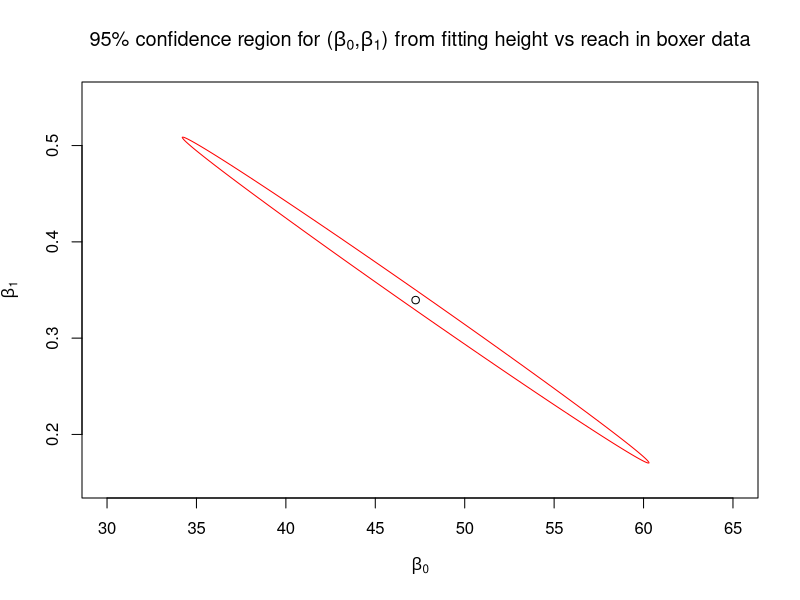

This figure's R source:
## ---- chunk 1
knitr::opts_chunk$set(echo = TRUE)
## ---- chunk 2
rm(list = ls()) 
data <- read.csv("boxers.csv", header = TRUE, sep = ",")
x = data$reach
y = data$height
model = lm(y ~ x)
row1 <- rep(1, 19)
X1 <- rbind(row1, data$reach)
X1 = t(X1)
L <- t(X1) %*% X1
y_hat = fitted(model)
e = y - y_hat
s = sqrt(sum(e^2) / (19 - 2))

beta_hat = c(model$coefficients[1], model$coefficients[2])
beta_0 <- seq(30, 65, length.out = 500)

F_value <- qf(0.95, df1=2, df2=17, lower.tail=TRUE)

s_y = 2 * s^2 * F_value
y_lower = rep(0,500)
y_upper = rep(0,500)

#Solve quadratic equations with one variable
getroot = function(a,b,c){
  x1 = (-b + (b^2 - 4 * a * c)^0.5) / 2 / a
  x2 = (-b - (b^2 - 4 * a * c)^0.5) / 2 / a
  ans=c(x1,x2)
  return(ans)
}

for (i in 1:500) {
  solutions <- getroot(L[2,2], (L[1,2] + L[2,1]) * (beta_hat[1] - beta_0[i]), L[1,1] * (beta_hat[1] - beta_0[i])^2 - s_y)
  y_lower[i] = beta_hat[2] - max(solutions)
  y_upper[i] = beta_hat[2] - min(solutions)
}

plot(beta_hat[1], beta_hat[2], 
     main = expression(paste('95% confidence region for (', beta[0], ',', beta[1], ") from fitting height vs reach in boxer data")),
     xlab = expression(paste(beta[0])),
     ylab = expression(paste(beta[1])),
     xlim = c(30,65),
     ylim = c(0.15,0.55))
lines(beta_0, y_lower, col='red', lty = 1)
lines(beta_0, y_upper, col='red', lty = 1)

